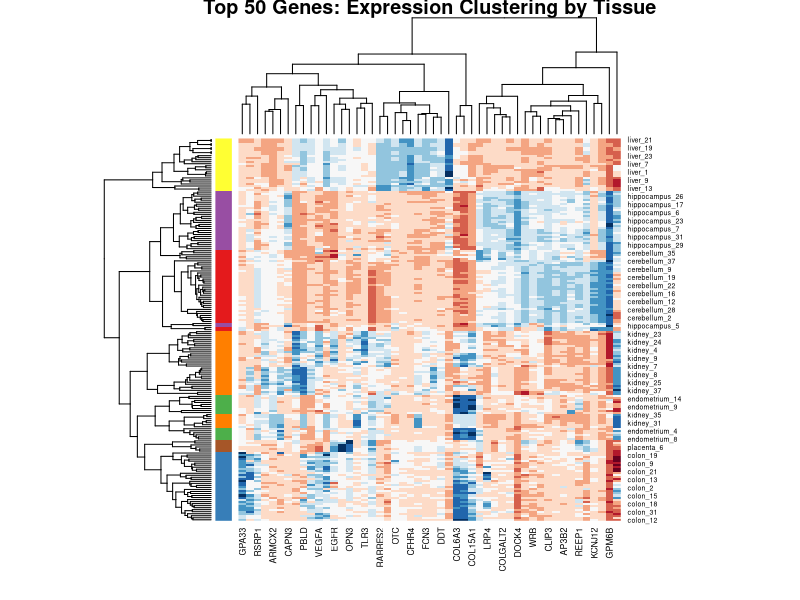

Write R code to recreate this figure.
# Load required libraries
library(dslabs)
library(RColorBrewer)

# Load the dataset
x <- tissue_gene_expression$x
y <- tissue_gene_expression$y

# Step 1: Select the 50 most variable genes
gene_variances <- apply(x, 2, var)
top_genes <- order(gene_variances, decreasing = TRUE)[1:50]
heatmap_data <- x[, top_genes]

# Step 2: Center each gene (column-wise)
heatmap_ready <- sweep(heatmap_data, 2, colMeans(heatmap_data))

# Step 3: Assign tissue colors for each row (sample)
# Use Set1 palette for clarity
tissue_colors <- as.factor(y)
color_palette <- brewer.pal(length(levels(tissue_colors)), "Set1")
tissue_color_keys <- color_palette[tissue_colors]

# Step 4: Plot the heatmap
heatmap(heatmap_ready,
        RowSideColors = tissue_color_keys,  # Add color to show tissue type
        col = brewer.pal(11, "RdBu"),       # Color scale: low (blue) to high (red)
        main = "Top 50 Genes: Expression Clustering by Tissue",
        margins = c(6, 6))                  # Extra space for labels
